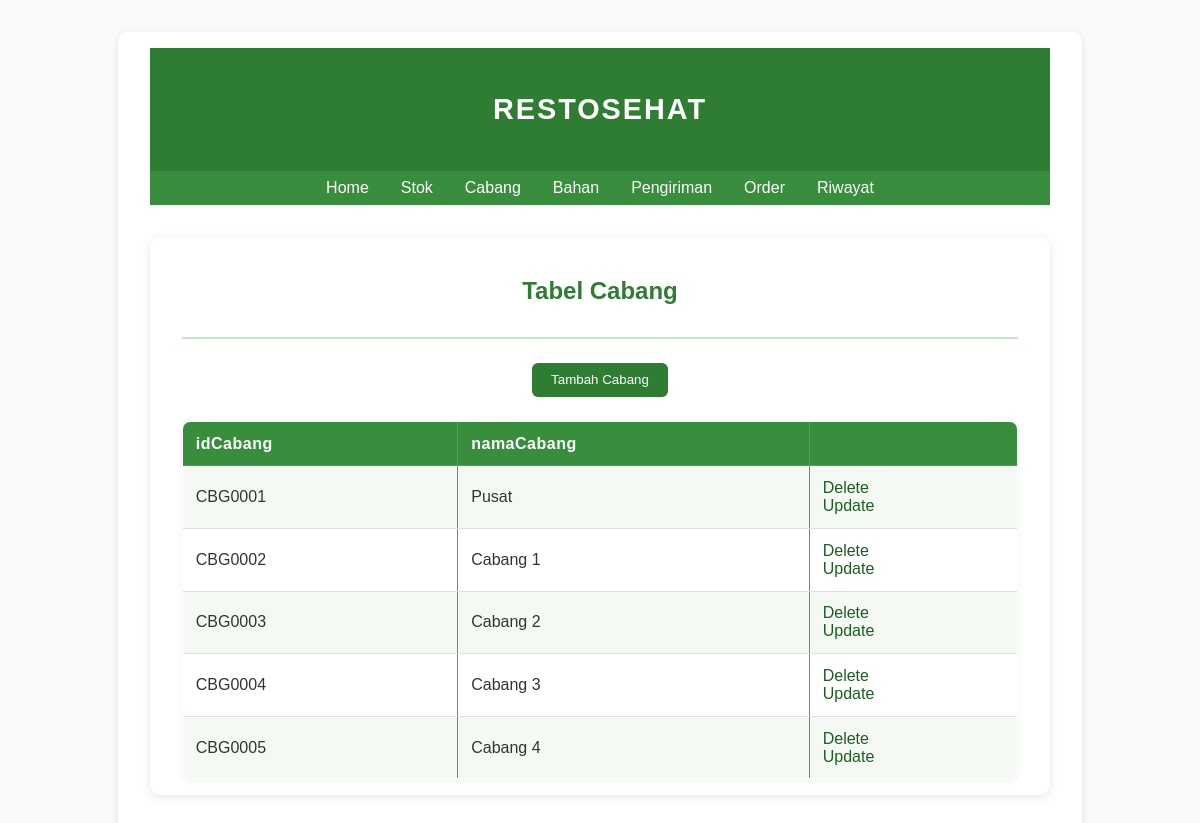
The page /cabang on the database as committed earlier.
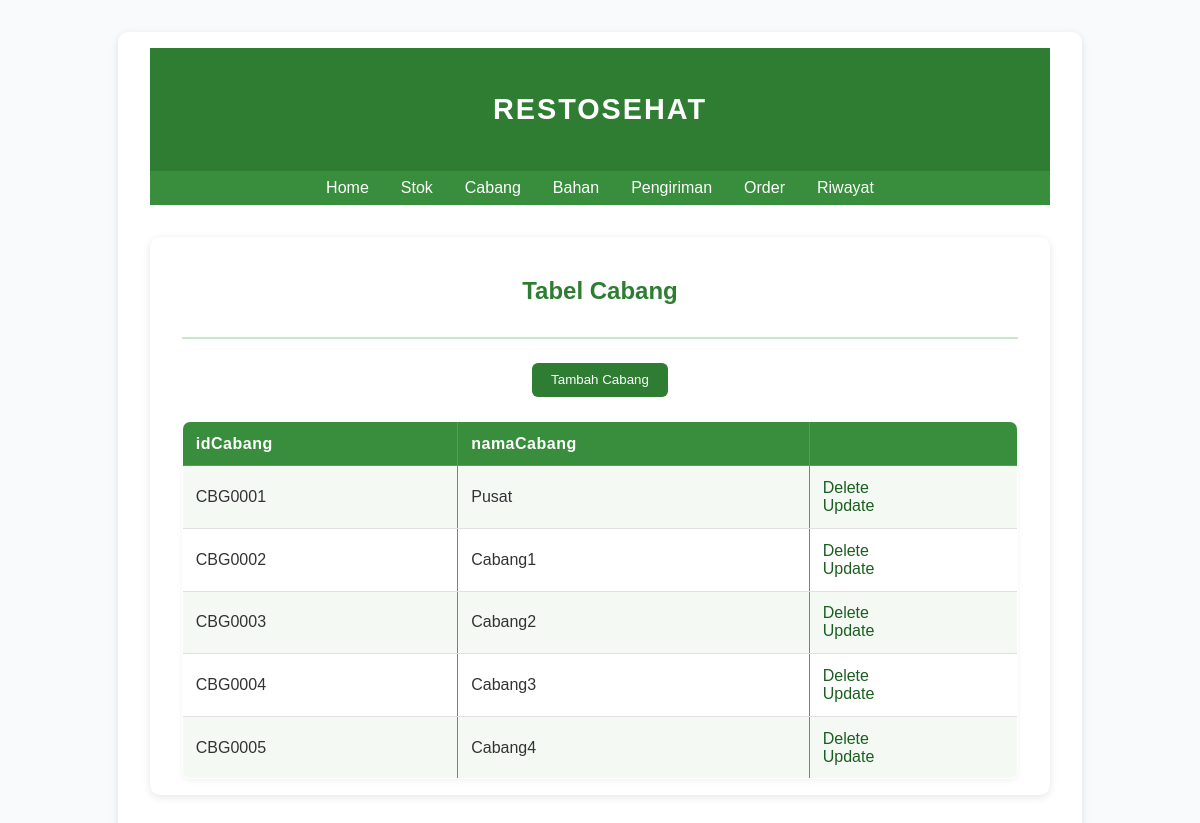
The same page on the database as committed later.
### main.py (models this page shows, shortened)
class Cabang(db.Model):
    idPrefix = 'CBG'
    id = db.Column(db.String(5), primary_key=True)
    namaCabang = db.Column(db.String(25), nullable=False)
    stocks = db.relationship('Stock', backref='cabang', lazy=True, cascade="all, delete-orphan")
    riwayat = db.relationship('Riwayat', backref='cabang', lazy=True)

### main.py (the view)
@app.route("/cabang")
def cabang():
    chains = Cabang.query.order_by(Cabang.id).all()
    return render_template('cabang.html', chains=chains)

### templates/cabang.html (shortened to what this page needs)
{% extends 'base.html' %}
{% block body %}
<div class="content">
    <div class="head-name">
        <p>RESTOSEHAT</p>
    </div>
    <div class="navbar">
        <ul>
            <li><a href="/">Home</a></li>
            <li><a href="/stok">Stok</a></li>
            <li><a href="/cabang">Cabang</a></li>
            <li><a href="/bahan">Bahan</a></li>
            <li><a href="/pengiriman">Pengiriman</a></li>
            <li><a href="/order">Order</a></li>
            <li><a href="/riwayat">Riwayat</a></li>
        </ul>
    </div>
    <div class="content">
        <div class="head-content">
            <p>Tabel Cabang</p>
        </div>
        <div class="main-content">
            <a href="/tambah_cabang"><input type="button" value="Tambah Cabang"></a>
            {% if chains|length < 1 %}
            <h4>Kosong</h4>
            {% else %}
            <table border="1" cellspacing="0">
                <tr>
                    <th>idCabang</th>
                    <th>namaCabang</th>
                    <th></th>
                </tr>
                {% for chain in chains %}
                <tr>
                    <td>{{ chain.id }}</td>
                    <td>{{ chain.namaCabang }}</td>
                    <td>
                        <a href="/delete_cabang/{{chain.id}}">Delete</a>
                        <br>
                        <a href="/update/{{chain.id}}">Update</a>
                    </td>
                </tr>
                {% endfor %}
            </table>
            {% endif %}
        </div>
    </div>
</div>
{% endblock %}

Rows that differ between the two databases and show on the page:
changed Cabang "CBG0002": namaCabang "Cabang 1" → "Cabang1"
changed Cabang "CBG0003": namaCabang "Cabang 2" → "Cabang2"
changed Cabang "CBG0004": namaCabang "Cabang 3" → "Cabang3"
changed Cabang "CBG0005": namaCabang "Cabang 4" → "Cabang4"
